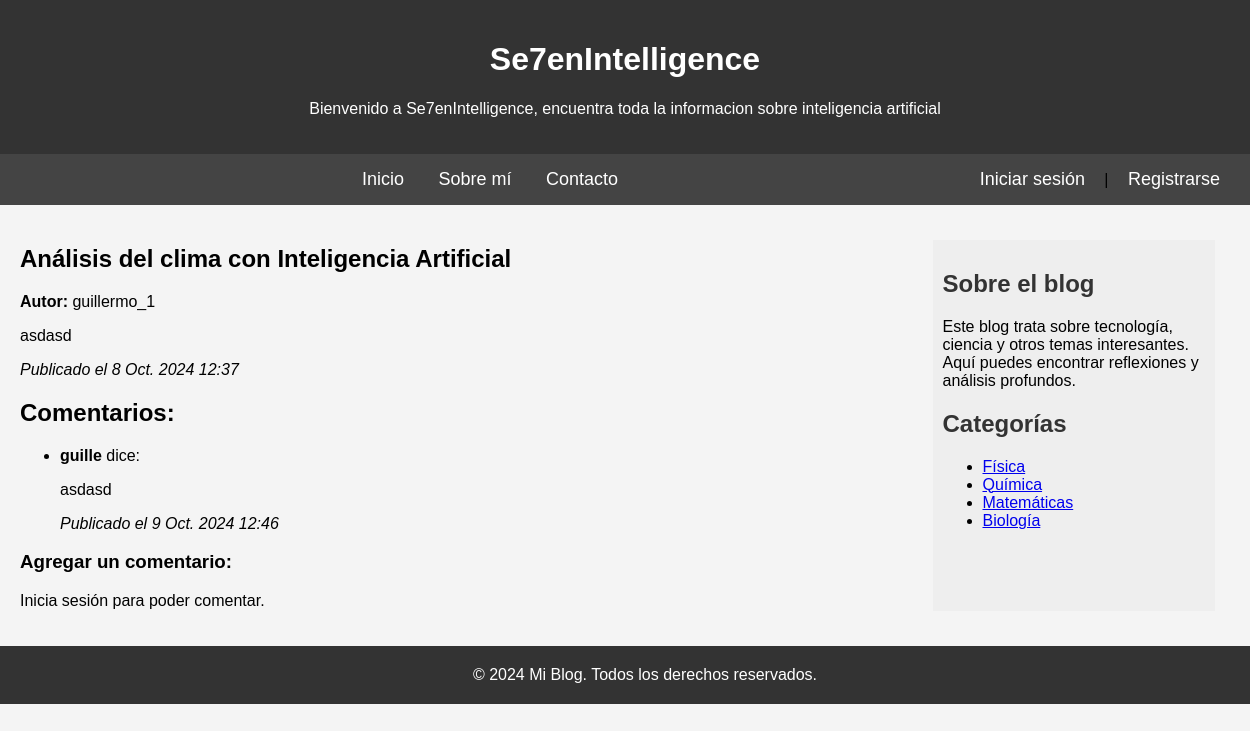
/post/1/, run on an earlier commit of the app's database.
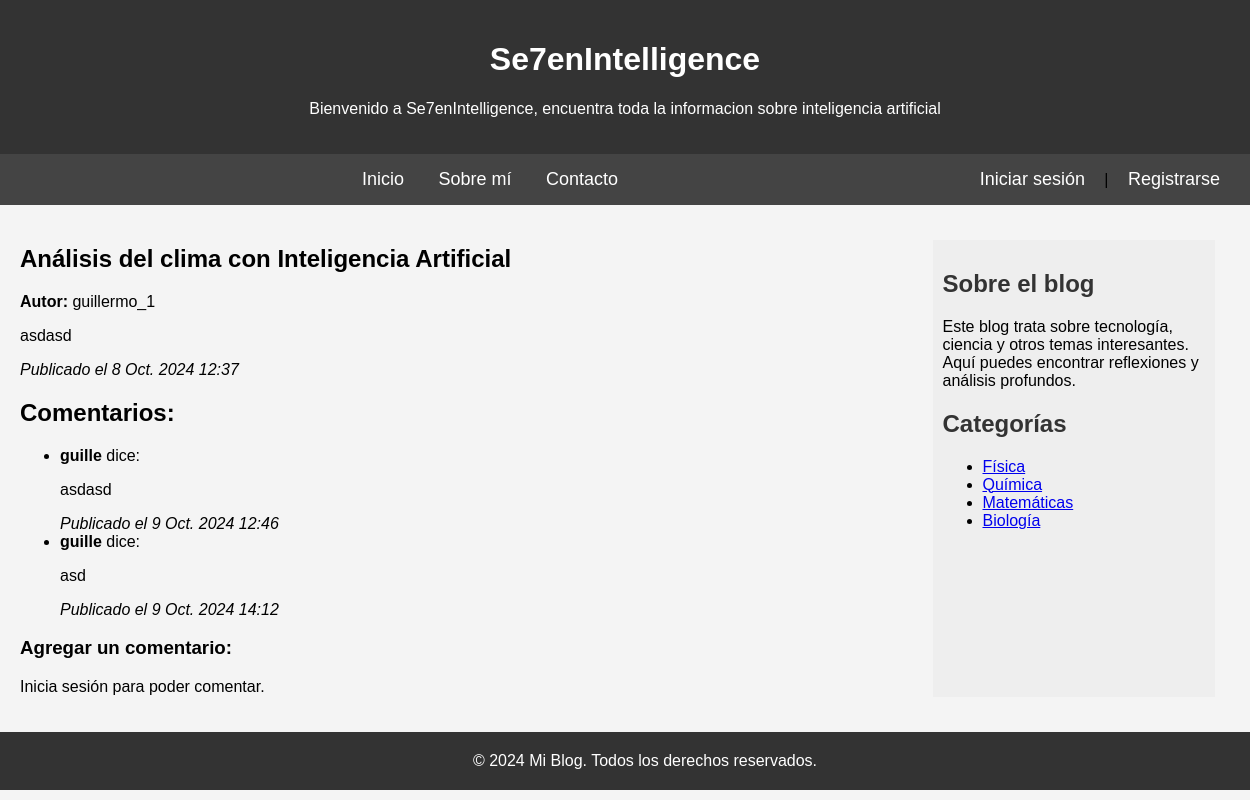
And on a later commit of the database.
### myblog/models.py (models this page shows, shortened)
class Comentario(models.Model):
    autor_comentario = models.ForeignKey(settings.AUTH_USER_MODEL, on_delete=models.CASCADE)
    post = models.ForeignKey("Post",related_name='comentarios', on_delete=models.CASCADE)
    cuerpo_comentario = models.CharField(max_length=1000)
    fecha_creacion = models.DateTimeField(default=timezone.now)
    aprobado = models.BooleanField(default=True)

### myblog/views.py (the view)
# urls.py: path('post/<int:post_id>/', post_detalle, name='post_detalle'),
def post_detalle(request, post_id):
    global es_colaborador, es_administrador
    post = get_object_or_404(Post, id=post_id)
    comentarios = post.comentarios.all()
    es_colaborador = request.user.groups.filter(name='Colaborador').exists()
    es_administrador = request.user.is_staff
    usuario_logeado = request.user.is_authenticated
    comentario_id = request.GET.get('edit_comentario', None)
    comentario_a_editar = None
    if comentario_id:
        comentario_a_editar = get_object_or_404(Comentario, id=comentario_id)
    if request.method == 'POST':
        if 'editar_comentario' in request.POST:
            form = ComentarioForm(request.POST, instance=comentario_a_editar)
            if form.is_valid():
                form.save()
                return redirect('post_detalle', post_id=post.id)
        else:
            form = ComentarioForm(request.POST)
            if form.is_valid():
                nuevo_comentario = form.save(commit=False)
                nuevo_comentario.post = post
                nuevo_comentario.autor_comentario = request.user
                nuevo_comentario.save()
                return redirect('post_detalle', post_id=post.id)
    else:
        form = ComentarioForm()
    context = {
        'post': post,
        'comentarios': comentarios,
        'form': form,
        'comentario_a_editar': comentario_a_editar,
        'usuario_logeado': usuario_logeado,
        'colaborador': es_colaborador,
        'administrador': es_administrador,
    }
    return render(request, 'post_detalle.html', context)

### templates/post_detalle.html (shortened to what this page needs)
{% extends 'base.html' %}
{% load static %}
{% block content %}
<h1>{{ post.titulo }}</h1>
<p><strong>Autor:</strong> {{ post.autor.username }}</p>
<p>{{ post.contenido }}</p>
<p><em>Publicado el {{ post.fecha_publicacion }}</em></p>
<div>
    <h2>Comentarios:</h2>
    <ul>
        {% for comentario in comentarios %}
            <li>
                <strong>{{ comentario.autor_comentario.username }}</strong> dice:
                <p>{{ comentario.cuerpo_comentario }}</p>
                <em>Publicado el {{ comentario.fecha_creacion }}</em>
            </li>
        {% empty %}
            <li>No hay comentarios aún.</li>
        {% endfor %}
    </ul>
    <h3>Agregar un comentario:</h3>
        {% if usuario_logeado  %}
            <h3>Deja un comentario</h3>
            <form method="post" action="{% url 'agregar_comentario' post.id %}">
                {% csrf_token %}
                <textarea name="contenido" required></textarea>
                <button type="submit">Comentar</button>
            </form>
        {% else %}
            <p>Inicia sesión para poder comentar.</p>
        {% endif %}
</div>
{% endblock %}

What changed in the data, as far as the page shows it:
added Comentario: autor_comentario.username "guille", cuerpo_comentario "asd", fecha_creacion "9 Oct. 2024 14:12"
